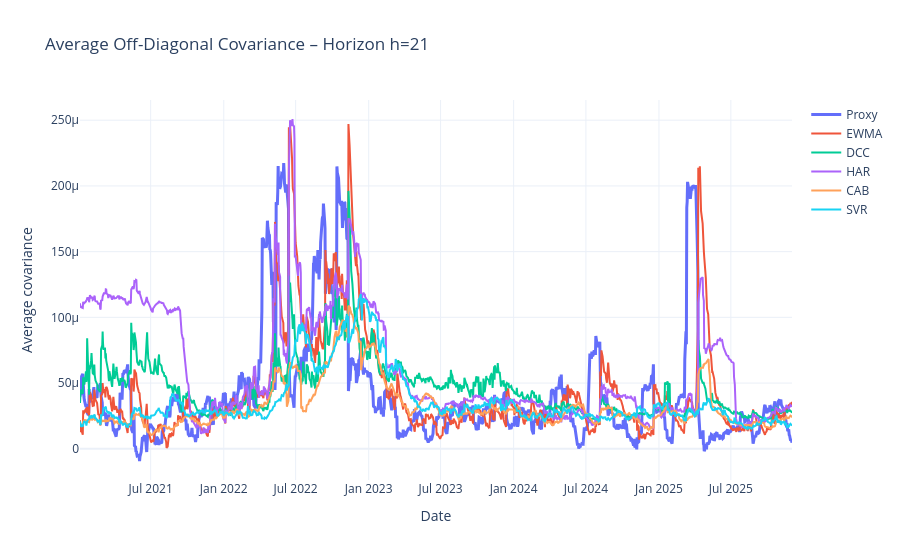
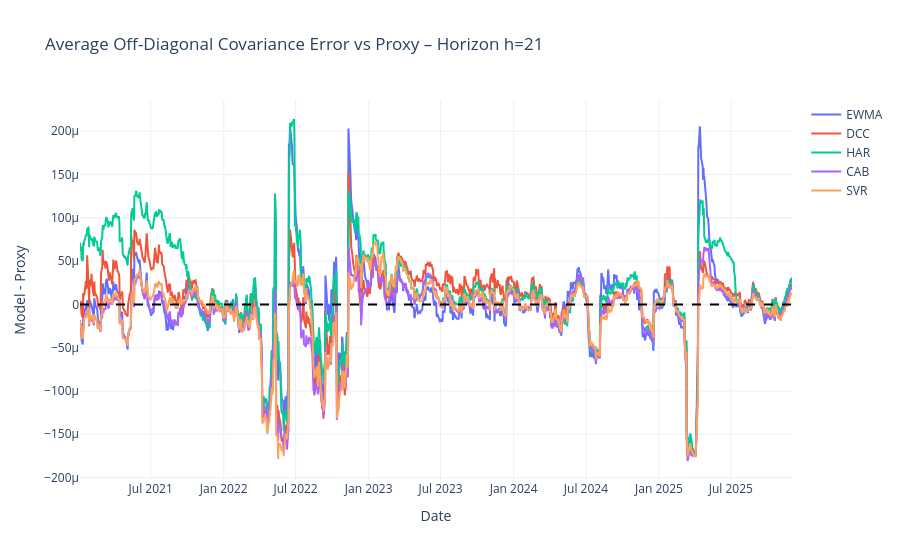

Notebook cell for these charts, in order:
### Code cell
# ============================================================
# Additional visual diagnostics for covariance structure
# Uses existing variables in this notebook:
#   proxy, models, n_assets, row_to_matrix, H
# ============================================================

import numpy as np
import plotly.graph_objects as go

# ------------------------------------------------------------
# 1) Helper: average off-diagonal covariance
# ------------------------------------------------------------
def avg_offdiag_covariance(df, n_assets):
    def _avg_offdiag(row):
        Sigma = row_to_matrix(row, n_assets)
        mask = ~np.eye(n_assets, dtype=bool)
        return Sigma[mask].mean()
    return df.apply(_avg_offdiag, axis=1)

# ------------------------------------------------------------
# 2) Level plot: average off-diagonal covariance
# ------------------------------------------------------------
proxy_avg_cov = avg_offdiag_covariance(proxy, n_assets)

fig = go.Figure()

fig.add_trace(
    go.Scatter(
        x=proxy_avg_cov.index,
        y=proxy_avg_cov.values,
        mode="lines",
        name="Proxy",
        line=dict(width=3)
    )
)

for model_name, df in models.items():
    model_avg_cov = avg_offdiag_covariance(df, n_assets).reindex(proxy_avg_cov.index)

    fig.add_trace(
        go.Scatter(
            x=model_avg_cov.index,
            y=model_avg_cov.values,
            mode="lines",
            name=model_name
        )
    )

fig.update_layout(
    title=f"Average Off-Diagonal Covariance – Horizon h={H}",
    xaxis_title="Date",
    yaxis_title="Average covariance",
    hovermode="x unified",
    template="plotly_white"
)

fig.show()

# ------------------------------------------------------------
# 3) Error plot: model minus proxy
# Positive = overestimation
# Negative = underestimation
# ------------------------------------------------------------
fig = go.Figure()

for model_name, df in models.items():
    model_avg_cov = avg_offdiag_covariance(df, n_assets).reindex(proxy_avg_cov.index)
    error = model_avg_cov - proxy_avg_cov

    fig.add_trace(
        go.Scatter(
            x=error.index,
            y=error.values,
            mode="lines",
            name=model_name
        )
    )

fig.add_hline(y=0, line_dash="dash", line_color="black")

fig.update_layout(
    title=f"Average Off-Diagonal Covariance Error vs Proxy – Horizon h={H}",
    xaxis_title="Date",
    yaxis_title="Model - Proxy",
    hovermode="x unified",
    template="plotly_white"
)

fig.show()

### Figure 1 — Plotly figure (JSON) as saved in the notebook; plotly's stock layout.template omitted (floating-point values rounded to 4 significant figures; data arrays with more than 128 entries replaced by an {"elided": "..."} marker saying what was removed)
{"data": [{"line": {"width": 3}, "mode": "lines", "name": "Proxy", "type": "scatter", "x": {"elided": "1235 str values"}, "y": {"elided": "1235 float values"}}, {"mode": "lines", "name": "EWMA", "type": "scatter", "x": {"elided": "1235 str values"}, "y": {"elided": "1235 float values"}}, {"mode": "lines", "name": "DCC", "type": "scatter", "x": {"elided": "1235 str values"}, "y": {"elided": "1235 float values"}}, {"mode": "lines", "name": "HAR", "type": "scatter", "x": {"elided": "1235 str values"}, "y": {"elided": "1235 float values"}}, {"mode": "lines", "name": "CAB", "type": "scatter", "x": {"elided": "1235 str values"}, "y": {"elided": "1235 float values"}}, {"mode": "lines", "name": "SVR", "type": "scatter", "x": {"elided": "1235 str values"}, "y": {"elided": "1235 float values"}}], "layout": {"hovermode": "x unified", "title": {"text": "Average Off-Diagonal Covariance – Horizon h=21"}, "xaxis": {"title": {"text": "Date"}}, "yaxis": {"title": {"text": "Average covariance"}}}}

### Figure 2 — Plotly figure (JSON) as saved in the notebook; plotly's stock layout.template omitted (floating-point values rounded to 4 significant figures; data arrays with more than 128 entries replaced by an {"elided": "..."} marker saying what was removed)
{"data": [{"mode": "lines", "name": "EWMA", "type": "scatter", "x": {"elided": "1235 str values"}, "y": {"elided": "1235 float values"}}, {"mode": "lines", "name": "DCC", "type": "scatter", "x": {"elided": "1235 str values"}, "y": {"elided": "1235 float values"}}, {"mode": "lines", "name": "HAR", "type": "scatter", "x": {"elided": "1235 str values"}, "y": {"elided": "1235 float values"}}, {"mode": "lines", "name": "CAB", "type": "scatter", "x": {"elided": "1235 str values"}, "y": {"elided": "1235 float values"}}, {"mode": "lines", "name": "SVR", "type": "scatter", "x": {"elided": "1235 str values"}, "y": {"elided": "1235 float values"}}], "layout": {"hovermode": "x unified", "shapes": [{"line": {"color": "black", "dash": "dash"}, "type": "line", "x0": 0, "x1": 1, "xref": "x domain", "y0": 0, "y1": 0, "yref": "y"}], "title": {"text": "Average Off-Diagonal Covariance Error vs Proxy – Horizon h=21"}, "xaxis": {"title": {"text": "Date"}}, "yaxis": {"title": {"text": "Model - Proxy"}}}}
